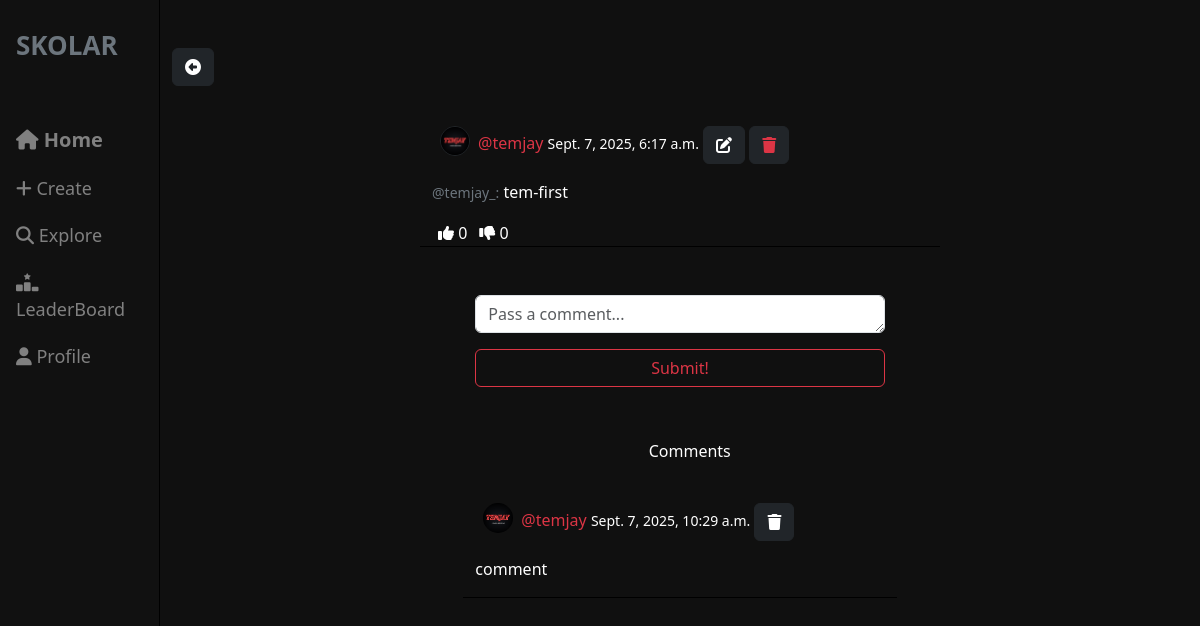
The page /social/post/72/ (signed in) on the database its author committed.
### social/models.py (models this page shows, shortened)
class Post(models.Model):
	body = models.TextField()
	image = models.ImageField(upload_to='uploads/images', blank=True, null=True)
	video = models.FileField(upload_to='uploads/videos', blank=True, null=True)
	created_on = models.DateTimeField(default=timezone.now)
	author = models.ForeignKey(settings.AUTH_USER_MODEL, on_delete=models.CASCADE)
	likes = models.ManyToManyField(settings.AUTH_USER_MODEL, blank=True, related_name='likes')
	dislikes = models.ManyToManyField(settings.AUTH_USER_MODEL, blank=True, related_name='dislikes')

class UserProfile(models.Model):
	user = models.OneToOneField(settings.AUTH_USER_MODEL, primary_key=True, verbose_name='user', related_name='profile', on_delete=models.CASCADE)
	name = models.CharField(max_length=50, blank=True, null=True)
	bio = models.TextField(max_length=500, null=True, blank=True)
	birth_date = models.DateField(null=True, blank=True)
	school = models.CharField(max_length=100, blank=True, null=True)
	picture = models.ImageField(upload_to='uploads/profiles', default='uploads/profiles/default.jpg')
	followers = models.ManyToManyField(settings.AUTH_USER_MODEL, blank=True, related_name='followers')
	score = models.IntegerField(default=0)

class Comment(models.Model):
	comment = models.TextField()
	created_on = models.DateTimeField(default=timezone.now)
	author = models.ForeignKey(settings.AUTH_USER_MODEL, on_delete=models.CASCADE)
	post = models.ForeignKey('Post', on_delete = models.CASCADE)

### users/models.py (models this page shows)
class CustomUser(AbstractUser):
	score = models.IntegerField(default=0)

### social/views.py (the view, shortened to what this page needs)
# urls.py: path('post/<int:pk>/', PostDetail.as_view(), name = 'postdetail'),
class PostDetail(LoginRequiredMixin,View):
    def get(self, request, pk, *args, **kwargs):
        post = Post.objects.get(pk=pk)
        form = CommentForm()
        comments = Comment.objects.filter(post=post).order_by('-created_on')
        context = {
            'post' : post,
            'form' : form,
            'comments' : comments,
        }
        return render(request, 'social/post_detail.html', context)

### social/forms.py
class CommentForm(forms.ModelForm):
	comment = forms.CharField(
		label='',
	 	widget=forms.Textarea(attrs={
	 		'rows' : '1',
	 		'placeholder' : 'Pass a comment...',
	 		}
	 		)
	 	)
	class Meta:
		model = Comment
		fields = ['comment']

### templates/social/post_detail.html (shortened to what this page needs)
{% extends 'base.html' %}
{% load crispy_forms_tags %}
{% block content %}
	{% include 'navbar.html' %}
<div class="main-content ">
	<div class="container">
		<div class="row mt-5">
			<div class="col-md-5 col-sm-6">
				<a class="btn btn-dark shadow-md" href="{% url 'postlist' %}"><i class="fa fa-circle-left"></i></a>
			</div>
		</div>
		<div class="row justify-content-center mt-3 ">
			<div class="col-md-6 col-sm-12 border-black border-bottom">
				<p>
					<div class="">
						<a href="{% url 'profileview' post.author.profile.pk %}">
							<img class="rounded-circle border border-dark post-img" height="30" width="30" src="{{ post.author.profile.picture.url }}" />
						</a>
						<p class="post-text">
							<a class="post-link text-danger" href="{% url 'profileview' post.author.profile.pk %}">@{{ post.author }} </a><small>{{ post.created_on }}</small>
							{% if request.user == post.author %}
							<a href="{% url 'postupdate' post.author.profile.pk post.pk %}" class="btn btn-dark"><i class="fa fa-edit"></i></a>
							<a href="{% url 'postdelete' post.author.profile.pk post.pk %}" class="btn text-danger  btn-dark"><i class="fa fa-trash"></i></a>
							{% endif %}
						</p>
					</div>
				</p>
				<div class="">
					<p>
						<a class="post-link text-danger" href="{% url 'profileview' post.author.profile.pk %}"><small class="text-secondary">@{{ post.author }}_:</small>
						</a>
						{{ post.body }}
					</p>
				</div>
				<div class="d-flex flex-row">
					<form method="POST" action="{% url 'like' post.pk %}">
						<button class="remove-default-btn text-white" type="submit"><i class="fa fa-thumbs-up"></i> <span>{{ post.likes.all.count }}</span></button>
					</form>
					<form method="POST" action="{% url 'dislike' post.pk %}">
						<button class="remove-default-btn text-white" type="submit"><i class="fa fa-thumbs-down"></i> <span>{{ post.dislikes.all.count }}</span></button>
					</form>
				</div>
			</div>
		</div>
		<div class="row justify-content-center mt-5">
			<div class="col-md-5 col-sm-12">
				<form method="POST">
					{{ form | crispy }}
					<div class="d-grid gap-2 mb-5">
						<button class="btn btn-outline-danger">Submit!</button>
					</div>
				</form>
			</div>
		</div>
		<div class="row rounded justify-content-center mt-1 mb-1 text-white">
				<div class="col-1">
					Comments
				</div>
		</div>
		{% for comment in comments %}
		<div class="row justify-content-center mt-3">
			<div class="col-md-5 col-sm-12 border-bottom border-black">
				<p>
					<div>
						<a href="{% url 'profileview' comment.author.profile.pk %}">
						<img class="rounded-circle post-img" height="30" width="30" src="{{ comment.author.profile.picture.url }}" />
						</a>
						<p class="post-text">
							<a class="post-link text-danger" href="{% url 'profileview' comment.author.profile.pk %}">@{{ comment.author }} </a><small>{{ comment.created_on }}</small>
							{% if request.user == comment.author %}
							<a href="{% url 'commentdelete' post.pk comment.pk %}" class="btn btn-dark"><i class="fa fa-trash"></i></a>
							{% endif %}
						</p>
					</div>
				<p>{{ comment.comment }}</p>
			</div>
		</div>
		{% endfor %}
	</div>
</div>
{% endblock %}

### static/css/style.css (style rules this page uses)
.main-content { margin-left: 0; }
@media (min-width: 768px) { .main-content { margin-left: 160px; } }
.remove-default-btn { background-color: transparent; border: none; box-shadow: none; }
.post-link { text-decoration: none; }
.post-text { padding-top: 0.5rem; }
.post-img { float: left; margin: 0.5rem; }

### rows shown on the page
Post: author.profile.picture (picture), author "temjay", created_on "Sept. 7, 2025, 6:17 a.m.", body "tem-first", likes.all.count "0", dislikes.all.count "0"
Comment: author.profile.picture (picture), author "temjay", created_on "Sept. 7, 2025, 10:29 a.m.", comment "comment"
